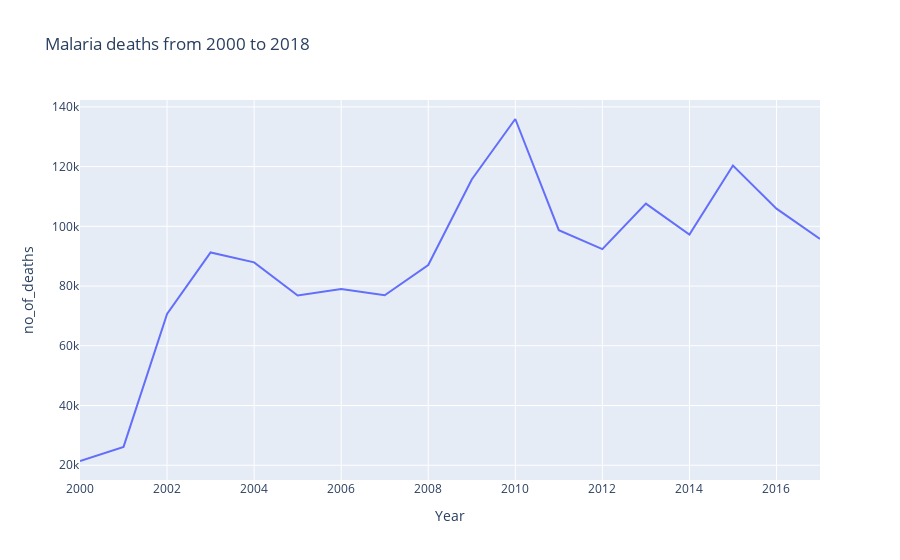

The cell this chart's notebook holds for it:
### Markdown cell above
as seen in the line chart above, malaria cases increased with each year

### Code cell
fig= px.line(Year, x= 'Year', y = 'no_of_deaths', title = 'Malaria deaths from 2000 to 2018')
fig.show()

### Figure 1 — Plotly figure (JSON) as saved in the notebook; plotly's stock layout.template omitted (floating-point values rounded to 4 significant figures)
{"data": [{"hovertemplate": "Year=%{x}<br>no_of_deaths=%{y}<extra></extra>", "legendgroup": "", "line": {"color": "#636efa", "dash": "solid"}, "marker": {"symbol": "circle"}, "mode": "lines", "name": "", "orientation": "v", "showlegend": false, "type": "scatter", "x": [2000, 2001, 2002, 2003, 2004, 2005, 2006, 2007, 2008, 2009, 2010, 2011, 2012, 2013, 2014, 2015, 2016, 2017], "xaxis": "x", "y": [21419, 26162, 70683, 91247, 87926, 76842, 78995, 76904, 87024, 115694, 135936, 98690, 92357, 107591, 97273, 120335, 105929, 95803], "yaxis": "y"}], "layout": {"legend": {"tracegroupgap": 0}, "title": {"text": "Malaria deaths from 2000 to 2018"}, "xaxis": {"anchor": "y", "domain": [0.0, 1.0], "title": {"text": "Year"}}, "yaxis": {"anchor": "x", "domain": [0.0, 1.0], "title": {"text": "no_of_deaths"}}}}
